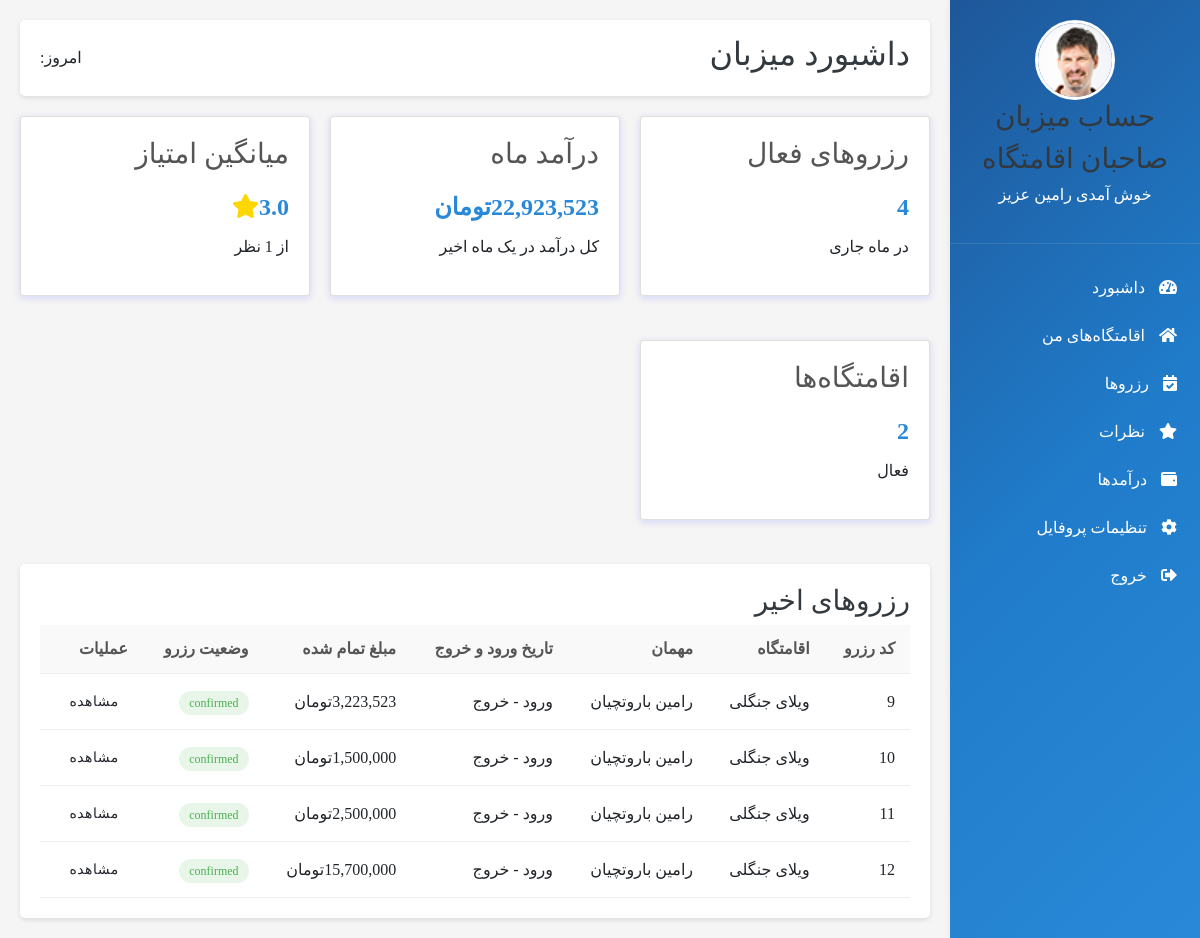
The page /admin-panel/ (signed in) on the database its author committed.
### user_account/models.py (models this page shows, shortened)
class User(AbstractUser):
    user_number = models.CharField(max_length=50, null=True, verbose_name='شماره تماس')
    verification_code = models.CharField(max_length=6, null=True, blank=True)
    avatar = models.ImageField(upload_to='media', default='', null=True, verbose_name='آواتار')
    class Meta:
        verbose_name = 'کاربر'
        verbose_name_plural = 'کاربران'

### booking/models.py (models this page shows, shortened)
class Booking(models.Model):
    user = models.ForeignKey(User, on_delete=models.CASCADE, verbose_name='کاربر')
    eghamat = models.ForeignKey(Eghamatgah, on_delete=models.CASCADE, verbose_name='اقامتگاه')
    check_in = models.DateField(verbose_name='تاریخ ورود', null=True, blank=True)
    check_out = models.DateField(verbose_name='تاریخ خروج', null=True, blank=True)
    persons = models.PositiveIntegerField(verbose_name='تعداد نفرات')
    created_at = models.DateTimeField(auto_now_add=True)
    status = models.CharField(max_length=20, choices=[('pending', 'در انتظار'), ('confirmed', 'تایید شده'), ('cancelled', 'لغو شده')], default='pending')
    total_price = models.DecimalField(max_digits=10, decimal_places=0, null=True, blank=True)
    class Meta:
        verbose_name = 'رزرو'
        verbose_name_plural = 'همه رزروها'

### eghamatgah/models.py (models this page shows, shortened)
class Eghamatgah(models.Model):
    type = (
        ('villa', 'ویلا'),
        ('aparteman', 'آپارتمان'),
        ('khanebagh', 'خانه باغ'),
        ('kolbe', 'کلبه'),
    )
    Ecategory = models.ManyToManyField(Eghamatgah_Category, blank=True, related_name='categories', verbose_name='دسته بندی')
    seller = models.ForeignKey(Seller,on_delete=models.CASCADE, related_name='seller', verbose_name='فروشنده')
    title = models.CharField(max_length=100, verbose_name='عنوان اقامتگاه')
    eghamat_type= models.CharField(max_length=100, choices=type, verbose_name='نوع اقامتگاه')
    ostan = models.CharField(max_length=20, verbose_name='استان')
    shahr = models.CharField(max_length=20, verbose_name='شهر')
    address = models.CharField(max_length=300, verbose_name='آدرس کامل')
    tedad_otagh = models.PositiveIntegerField(null=True, verbose_name='تعداد اتاق')
    metrazh = models.PositiveIntegerField(null=True, verbose_name='متراژ')
    zarfiat = models.PositiveIntegerField(null=True, verbose_name='ظرفیت')
    zarfiat_extra = models.DecimalField(max_digits=10,decimal_places=2, default=0, verbose_name='تعداد نفرات اضافه')
    gheymat_har_shab = models.IntegerField(null=True, verbose_name='قیمت هر شب')
    time_voroud = models.TimeField(null=True, verbose_name='تایم ورود')
    time_khorouj = models.TimeField(null=True, verbose_name='تایم خروج')
    description = models.CharField(max_length=200, verbose_name='توضیحات تکمیلی')
    wifi = models.BooleanField(default=False, verbose_name='اینترنت وای فای')
    parking = models.BooleanField(default=False, verbose_name='پارکینگ')
    pool = models.BooleanField(default=False, verbose_name='استخر')
    kitchen = models.BooleanField(default=False, verbose_name='آشپزخانه')
    tv = models.BooleanField(default=False, verbose_name='تلویزیون')
    image = models.ImageField(upload_to='media',default='', verbose_name='تصویر1')
    image2 = models.ImageField(upload_to='media',default='', verbose_name='تصویر2')
    image3 = models.ImageField(upload_to='media',default='', verbose_name='تصویر3')
    image4 = models.ImageField(upload_to='media',default='', verbose_name='تصویر4')
    image5 = models.ImageField(upload_to='media',default='', verbose_name='تصویر5')
    video = models.FileField(
        upload_to='videos',
        null=True,
        blank=True,
        validators=[FileExtensionValidator(allowed_extensions=['mp4', 'mov', 'avi'])],
        verbose_name='ویدیو'
    )
    aparat_video_id = models.CharField(max_length=100, null=True, blank=True)
    created_at = models.DateTimeField(auto_now_add=True)
    class Meta:
        verbose_name = 'مشخصات اقامتگاه'
        verbose_name_plural = 'مشخصات اقامتگاه ها'

### utils/my_decoretors.py (the view)
        def wrapper(request: HttpRequest, *args, **kwargs):
            print(data)
            if request.user.is_authenticated and request.user.is_superuser:
                return func(request, *args, **kwargs)
            else:
                return redirect(reverse('login_page'))

### polls/templatetags/poll_extras.py (called while the page is built)
@register.filter(name='three_digits_currency')
def three_digits_currency(value:int):
    return '{:,}'.format(value) + 'تومان'

@register.filter
def to_jalali(value):
    if not value:
        return ""
    try:
        return JalaliDate(value).strftime('%Y/%m/%d')
    except Exception:
        return value

@register.simple_tag
def today_jalali():
    return JalaliDate.today().strftime('%Y/%m/%d')

### utils/my_decoretors.py (called while the page is built)
def permission_checker_decorator_factory(data=None):
    def permission_checker_decorator(func):
        def wrapper(request: HttpRequest, *args, **kwargs):
            print(data)
            if request.user.is_authenticated and request.user.is_superuser:
                return func(request, *args, **kwargs)
            else:
                return redirect(reverse('login_page'))
        return wrapper
    return permission_checker_decorator

### seller_admin_panel/templates/home/index.html (shortened to what this page needs)
{% extends 'base/seller_dashboard.html' %}
{% load poll_extras %}
{% block admin_content %}
        <div class="dashboard-header">
            <h2>داشبورد میزبان</h2>
            <div>
                <span>امروز: {% today_jalali %}</span>
            </div>
        </div>
        <div>
            <div class="dashboard-cards">
                <div class="card">
                    <h3>رزروهای فعال</h3>
                    <div class="number">{{recent_booking_count}}</div>
                    <p>در ماه جاری</p>
                </div>
                <div class="card">
                    <h3>درآمد ماه</h3>
                    <div class="number">{{ daramad|three_digits_currency }}</div>
                    <p>کل درآمد در یک ماه اخیر</p>
                </div>
                <div class="card">
                    <h3>میانگین امتیاز</h3>
                    <div class="number">{{ avg_star|floatformat:1 }}<i class="fas fa-star" style="color: gold;"></i></div>
                    <p>از {{eghamatgah_comment}} نظر</p>
                </div>
                <div class="card">
                    <h3>اقامتگاه‌ها</h3>
                    <div class="number">{{eghamatgah_count}}</div>
                    <p>فعال</p>
                </div>
            </div>
            <div class="recent-bookings">
                <h3>رزروهای اخیر</h3>
                <table>
                    <thead>
                        <tr>
                            <th>کد رزرو</th>
                            <th>اقامتگاه</th>
                            <th>مهمان</th>
                            <th>تاریخ ورود و خروج</th>
                            <th> مبلغ تمام شده</th>
                            <th>وضعیت رزرو</th>
                            <th>عملیات</th>
                        </tr>
                    </thead>
                    <tbody>
                    {% for booking in recent_booking %}
                        <tr>
                            <td>{{booking.id}}</td>
                            <td>{{ booking.eghamat.title}}</td>
                            <td>{{ booking.user.first_name}} {{ booking.user.last_name }}</td>
                            <td>ورود {{booking.check_in|to_jalali}} - خروج {{booking.check_out|to_jalali}}</td>
                            <td>{{booking.total_price|three_digits_currency}}</td>
                            <td><span class="status-confirmed">{{ booking.status}}</span></td>
                            <td><a href="#" class="btn btn-sm">مشاهده</a></td>
                        </tr>
                        {% endfor %}
                    </tbody>
                </table>
            </div>
        </div>
{% endblock admin_content %}

### seller_admin_panel/templates/include/sidebar.html
    <div class="sidebar">
        <div class="sidebar-header">
            <img src="{{ user.avatar.url }}" alt="{{ user.title}}">
            <h3>حساب میزبان</h3>
            <h3>صاحبان اقامتگاه</h3>
            <p>خوش آمدی {{ user.first_name }} عزیز</p>
        </div>
        <div class="sidebar-menu">
            <a href="{% url 'admin_home' %}"><i class="fas fa-tachometer-alt"></i> داشبورد</a>
            <a href="{% url 'eghamat_list_dashboard' %}"><i class="fas fa-home"></i> اقامتگاه‌های من</a>
            <a href="{% url 'booking_list' %}"><i class="fas fa-calendar-check"></i> رزروها</a>
            <a href="{% url 'comment_list' %}"><i class="fas fa-star"></i> نظرات</a>
            <a href="{% url 'daramad' %}"><i class="fas fa-wallet"></i> درآمدها</a>
            <a href="{% url 'seller_profile' %}"><i class="fas fa-cog"></i> تنظیمات پروفایل</a>
            <a href="{% url 'home' %}"><i class="fas fa-sign-out-alt"></i> خروج</a>
        </div>
    </div>

### static/admin_panel/css/style.css (style rules this page uses)
.sidebar { width: 250px; background: linear-gradient(135deg, #1e5799 0%,#207cca 51%,#2989d8 100%); color: white; padding: 20px 0; box-shadow: 2px 0 10px rgba(0,0,0,0.1); }
.sidebar-header { padding: 0 20px 20px; border-bottom: 1px solid rgba(255,255,255,0.1); text-align: center; }
.sidebar-header img { width: 80px; height: 80px; border-radius: 50%; object-fit: cover; border: 3px solid white; }
.sidebar-menu { padding: 20px 0; }
.sidebar-menu a { display: block; padding: 12px 20px; color: white; text-decoration: none; transition: all 0.3s; border-right: 3px solid transparent; }
.sidebar-menu i { margin-left: 10px; }
.dashboard-header { background: white; padding: 15px 20px; border-radius: 5px; box-shadow: 0 2px 5px rgba(0,0,0,0.1); margin-bottom: 20px; display: flex; justify-content: space-between; align-items: center; }
.dashboard-cards { display: grid; grid-template-columns: repeat(auto-fill, minmax(250px, 1fr)); gap: 20px; margin-bottom: 20px; }
.card { background: white; border-radius: 5px; padding: 20px; box-shadow: 0 2px 5px rgba(0,0,0,0.1); }
.card h3 { margin-top: 0; color: #555; }
.card .number { font-size: 24px; font-weight: bold; color: #2989d8; margin: 10px 0; }
.recent-bookings { background: white; border-radius: 5px; padding: 20px; box-shadow: 0 2px 5px rgba(0,0,0,0.1); }
table { width: 100%; border-collapse: collapse; }
table th, table td { padding: 12px 15px; text-align: right; border-bottom: 1px solid #eee; }
table th { background: #f9f9f9; color: #555; }
.status-confirmed { color: #4caf50; background: #e8f5e9; padding: 5px 10px; border-radius: 20px; font-size: 12px; }
.btn { display: inline-block; padding: 8px 15px; background: #2989d8; color: white; border-radius: 4px; text-decoration: none; font-size: 14px; transition: all 0.3s; }
.btn-sm { padding: 5px 10px; font-size: 12px; }

### rows shown on the page
User: avatar (picture), first_name "رامین"
Booking: id "9", eghamat "ویلای جنگلی", user.first_name "رامین", user.last_name "باروتچیان", total_price|three_digits_currency "3,223,523تومان", status "confirmed"
Booking: id "10", eghamat "ویلای جنگلی", user.first_name "رامین", user.last_name "باروتچیان", total_price|three_digits_currency "1,500,000تومان", status "confirmed"
Booking: id "11", eghamat "ویلای جنگلی", user.first_name "رامین", user.last_name "باروتچیان", total_price|three_digits_currency "2,500,000تومان", status "confirmed"
Booking: id "12", eghamat "ویلای جنگلی", user.first_name "رامین", user.last_name "باروتچیان", total_price|three_digits_currency "15,700,000تومان", status "confirmed"

### other values the page prints
{{ recent_booking_count }} "4"
{{ daramad|three_digits_currency }} "22,923,523تومان"
{{ avg_star|floatformat:1 }} "3.0"
{{ eghamatgah_count }} "2"
